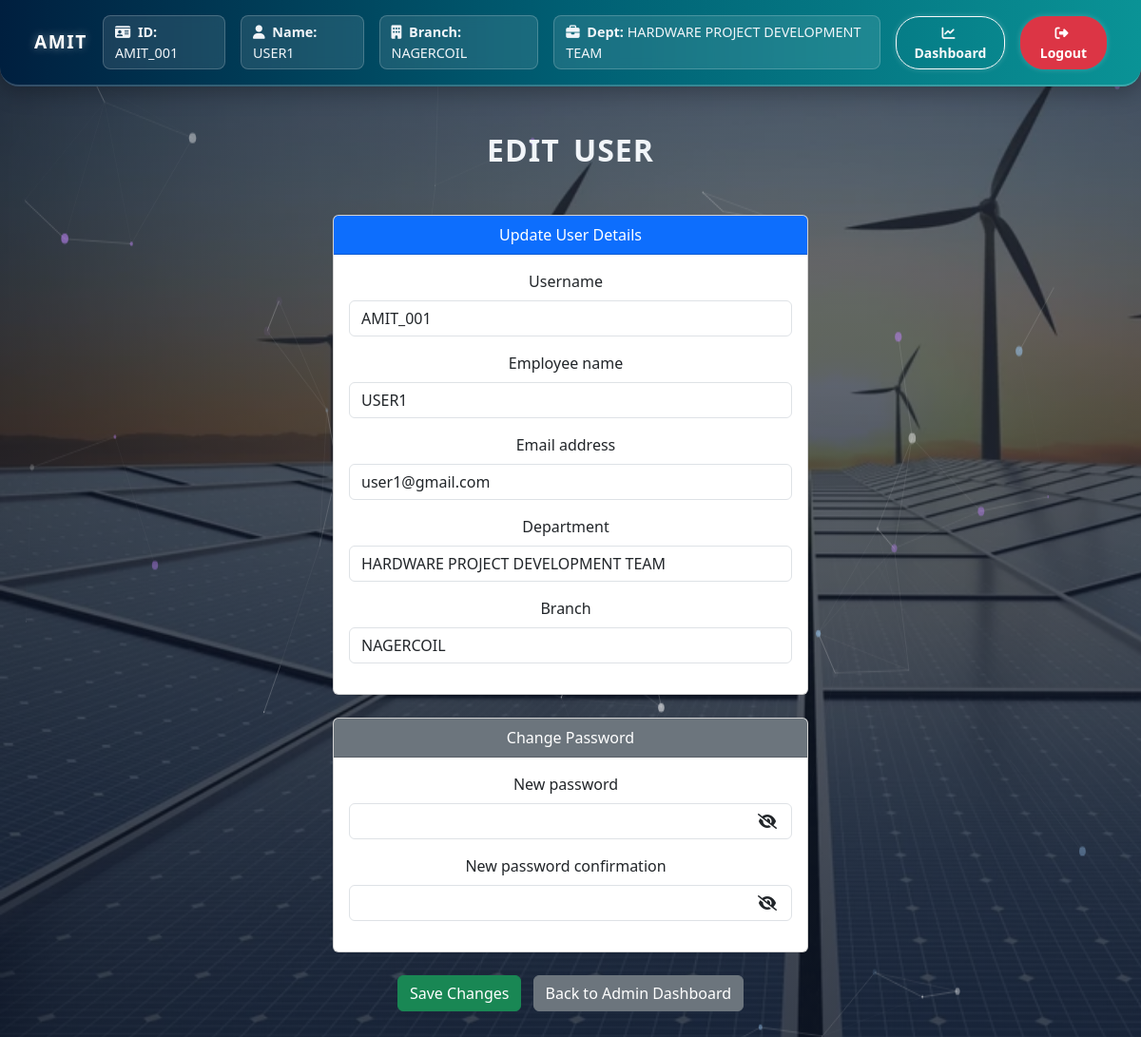
Screenshot of /edit-user/2/ with the database file from the repository.
### amit_logins/models.py (models this page shows, shortened)
class User(AbstractUser):
    DEPARTMENT_CHOICES = [
        ('HARDWARE PROJECT DEVELOPMENT TEAM', 'HARDWARE PROJECT DEVELOPMENT TEAM'),
        ('ADMIN TEAM', 'ADMIN TEAM'),
        ('ADMIN-MANAGEMENT WORK TEAM', 'ADMIN-MANAGEMENT WORK TEAM'),
    ]
    BRANCH_CHOICES = [
        ('NAGERCOIL', 'NAGERCOIL'),
    ]
    employee_name = models.CharField(max_length=100, null=True, blank=True)
    department = models.CharField(max_length=50, choices=DEPARTMENT_CHOICES)
    branch = models.CharField(max_length=20, choices=BRANCH_CHOICES)
    is_team_leader = models.BooleanField(default=False)
    is_approved = models.BooleanField(default=False)

### amit_logins/views.py (the view)
# urls.py: path('edit-user/<int:user_id>/', views.edit_user, name='edit_user'),
def edit_user(request, user_id):
    user = get_object_or_404(User, id=user_id)
    if request.method == 'POST':
        user_form = UserEditForm(request.POST, instance=user)
        password_form = UserPasswordEditForm(user, request.POST)
        if user_form.is_valid() and password_form.is_valid():
            user_form.save()
            password_form.save()
            return redirect('admin_dashboard')
    else:
        user_form = UserEditForm(instance=user)
        password_form = UserPasswordEditForm(user)
    return render(request, 'logins/edit_user.html', {
        'user_form': user_form,
        'password_form': password_form,
        'user': user
    })

### amit_logins/forms.py
class UserEditForm(forms.ModelForm):
    class Meta:
        model = User
        fields = ['username','employee_name', 'email', 'department', 'branch']

class UserPasswordEditForm(SetPasswordForm):
    class Meta:
        model = User

### amit_logins/templates/logins/edit_user.html (shortened to what this page needs)
{% extends 'logins/admin_dashboard.html' %}
{% load widget_tweaks %}
{% block content %}
    <h2 class="text-center mt-5" style="font-weight:900;text-transform: uppercase;">Edit User</h2>
    <center>
    <div class=" addmain mt-5">
    <form method="post" novalidate>
        <div class="card mb-4">
            <div class="card-header bg-primary text-white">
                Update User Details
            </div>
            <div class="card-body">
                {% for field in user_form %}
                    <div class="mb-3">
                        <label for="{{ field.id_for_label }}" class="form-label">{{ field.label }}</label>
                        {% render_field field class="form-control" %}
                    </div>
                {% endfor %}
            </div>
        </div>
        <div class="card mb-4">
            <div class="card-header bg-secondary text-white">
                Change Password
            </div>
            <div class="card-body">
            {% for field in password_form %}
                <div class="mb-3">
                    <label for="{{ field.id_for_label }}" class="form-label">{{ field.label }}</label>
                    {% if field.field.widget.input_type == "password" %}
                        <div class="position-relative">
                            {% render_field field class="form-control" id=field.id_for_label %}
                            <span class="position-absolute top-50 end-0 translate-middle-y me-3" onclick="togglePassword('{{ field.id_for_label }}', this)" style="cursor:pointer;">
                                <i class="fa fa-eye-slash"></i>
                            </span>
                        </div>
                    {% else %}
                        {% render_field field class="form-control" %}
                    {% endif %}
                </div>
            {% endfor %}
            </div>
        </div>
        <button type="submit" class="btn btn-success">Save Changes</button>
        <a href="{% url 'admin_dashboard' %}" class="btn btn-secondary ms-2">Back to Admin Dashboard</a>
    </form>
</div>
</center>
<br><br><br>
{% endblock %}

### amit_logins/templates/logins/base.html (shortened to what this page needs)
{% load static %}
<!DOCTYPE html>
<html lang="en">
<head>
  <link href="https://cdn.jsdelivr.net/npm/bootstrap@5.3.5/dist/css/bootstrap.min.css" rel="stylesheet">
  <link rel="stylesheet" href="https://cdnjs.cloudflare.com/ajax/libs/font-awesome/6.4.0/css/all.min.css">
  <link href="https://cdn.jsdelivr.net/npm/bootstrap-icons@1.11.1/font/bootstrap-icons.css" rel="stylesheet">
</head>
<body>
  <div id="particles-js"></div>
  {% if user.is_authenticated %}
<nav class="navbar navbar-expand-lg navbar-dark custom-navbar px-4 py-3">
  <div class="container-fluid">
    <a class="navbar-brand fw-bold text-uppercase" href="#">
      AMIT
    </a>
    <div class="collapse navbar-collapse justify-content-end" id="navbarContent">
      <ul class="navbar-nav align-items-center gap-3">
        <li class="nav-item user-box">
          <i class="fa-solid fa-id-card me-1"></i> <strong>ID:</strong> {{ user.username }}
        </li>
        {% if not user.is_superuser %}
        <li class="nav-item user-box">
          <i class="fa-solid fa-user me-1"></i> <strong>Name:</strong> {{ user.employee_name }}
        </li>
        <li class="nav-item user-box">
          <i class="fa-solid fa-building me-1"></i> <strong>Branch:</strong> {{ user.branch }}
        </li>
        <li class="nav-item user-box">
          <i class="fa-solid fa-briefcase me-1"></i> <strong>Dept:</strong> {{ user.department }}
        </li>
        {% endif %}
        <li class="nav-item">
          <a href="{% url 'dashboard' %}" class="btn nav-btn btn-outline-light btn-sm">
            <i class="fa-solid fa-chart-line me-1"></i> Dashboard
          </a>
        </li>
        <li class="nav-item">
          <a href="{% url 'logout' %}" class="btn nav-btn btn-danger btn-sm">
            <i class="fa-solid fa-right-from-bracket me-1"></i> Logout
          </a>
        </li>
      </ul>
    </div>
  </div>
</nav>
{% endif %}
  <div class="container-fluid content-wrapper mt-4">
    {% block content %}
    {% endblock %}
  </div>
</body>
</html>

### rows the page displays
User: username "AMIT_001", employee_name "USER1", branch "NAGERCOIL", department "HARDWARE PROJECT DEVELOPMENT TEAM", username "AMIT_001" "USER1" "user1@gmail.com" "HARDWARE PROJECT DEVELOPMENT TEAM" "NAGERCOIL"

### other values shown
{{ field.label }} "Username" "Employee name" "Email address" "Department" "Branch"
{{ field.label }} "New password" "New password confirmation"
